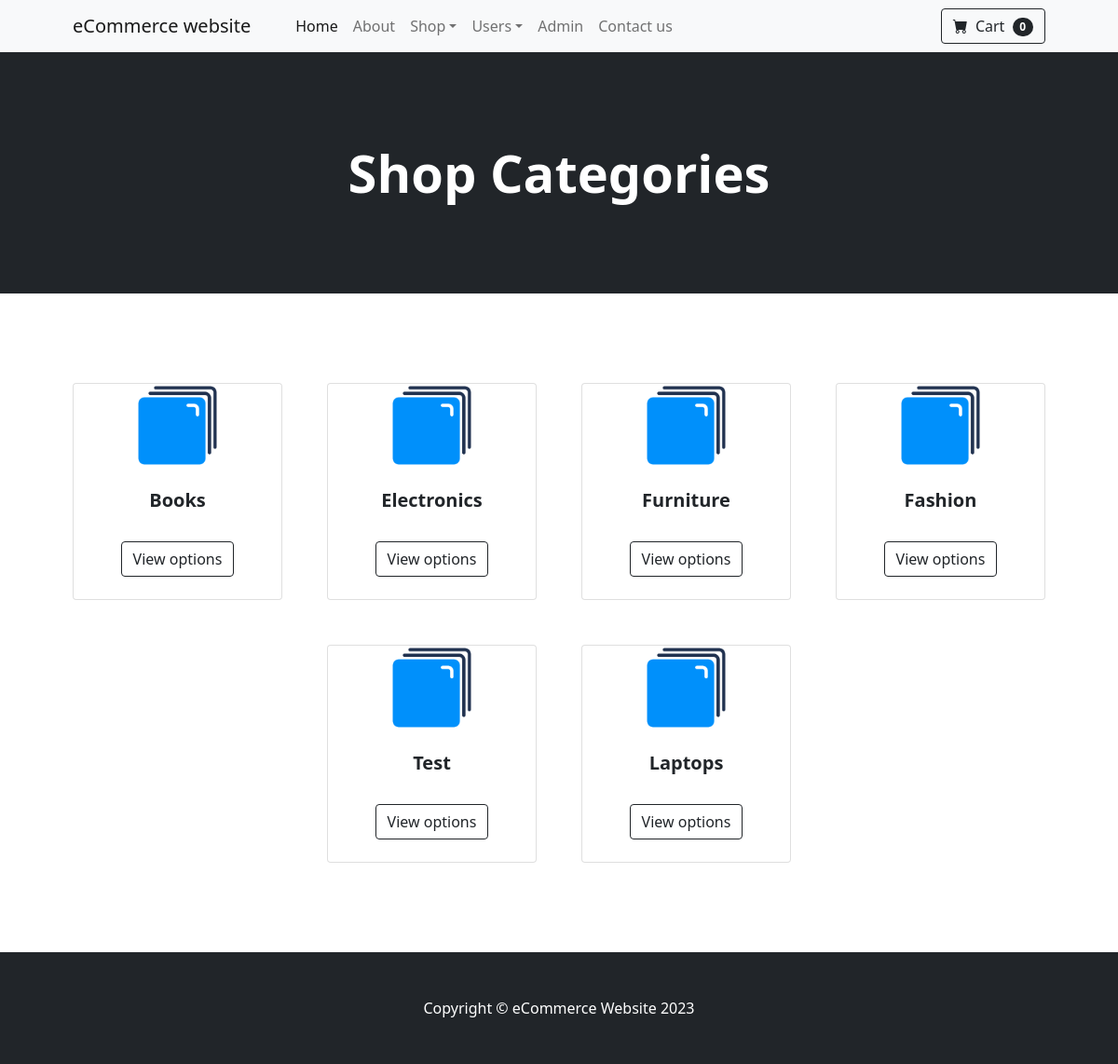
The page /shop-categories.php on the database its author committed.
### tables this page shows
CREATE TABLE `category` (
  `id` int(11) NOT NULL,
  `categoryName` varchar(255) DEFAULT NULL,
  `categoryDescription` longtext DEFAULT NULL,
  `creationDate` timestamp NOT NULL DEFAULT current_timestamp(),
  `updationDate` timestamp NULL DEFAULT NULL ON UPDATE current_timestamp(),
  `createdBy` int(11) DEFAULT NULL
);

### shop-categories.php (the view, shortened to what this page needs)
<?php session_start();
include_once('includes/config.php');
?>
<!DOCTYPE html>
<html lang="en">
    <head>
        <link href="https://cdn.jsdelivr.net/npm/bootstrap-icons@1.5.0/font/bootstrap-icons.css" rel="stylesheet" />
        <link href="css/styles.css" rel="stylesheet" />
    </head>
    <body>
<?php include_once('includes/header.php');?>
        <header class="bg-dark py-5">
            <div class="container px-4 px-lg-5 my-5">
                <div class="text-center text-white">
                    <h1 class="display-4 fw-bolder">Shop Categories</h1>
                </div>
            </div>
        </header>
        <section class="py-5">
            <div class="container px-4 px-lg-5 mt-5">
                <div class="row gx-4 gx-lg-5 row-cols-2 row-cols-md-3 row-cols-xl-4 justify-content-center">
<?php $query=mysqli_query($con,"select category.id as catid,category.categoryName from category ");
while($row=mysqli_fetch_array($query))
{
?>
                    <div class="col mb-5">
                        <div class="card h-100">
                            <img src="assets/category.png"  alt="<?php echo htmlentities($row['categoryName']);?>" width="150" style="display: block;margin-left: auto; margin-right: auto; width: 40%;" />
                            <div class="card-body p-4">
                                <div class="text-center">
                                    <h5 class="fw-bolder"><?php echo htmlentities($row['categoryName']);?></h5>
                                </div>
                            </div>
                            <div class="card-footer p-4 pt-0 border-top-0 bg-transparent">
                                <div class="text-center"><a class="btn btn-outline-dark mt-auto" href="categorywise-products.php?cid=<?php echo htmlentities($row['catid']);?>">View options</a></div>
                            </div>
                        </div>
                    </div>
                <?php } ?>
                </div>
            </div>
        </section>
   <?php include_once('includes/footer.php'); ?>
    </body>
</html>

### rows shown on the page
category: categoryName "Books"
category: categoryName "Electronics"
category: categoryName "Furniture"
category: categoryName "Fashion"
category: categoryName "Test"
category: categoryName "Laptops"
